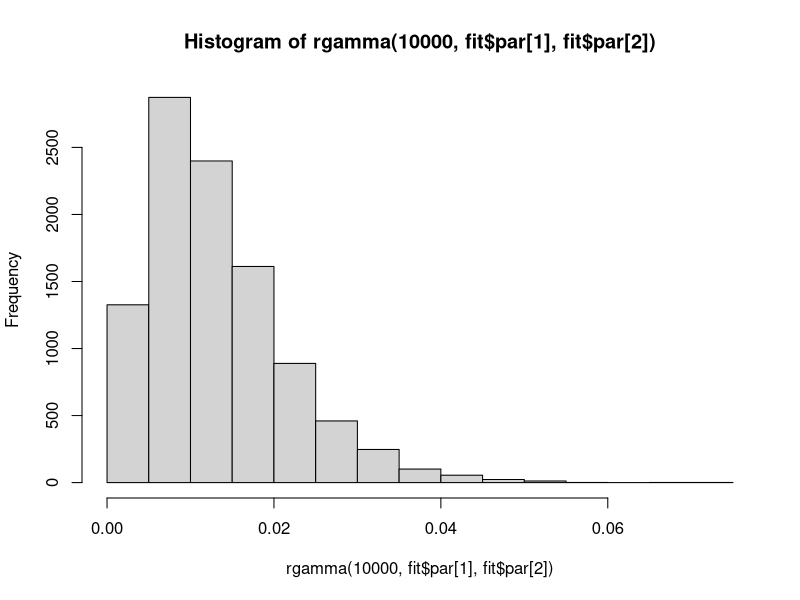

This figure's R source:
##Find equilibrium with optim

# 1.26.2022 updated some input values from IPM_MS, added comments
# 1.26.2022 also rescaled N in Atest to Btest to rescale betaN for better conver-
# gence diagnostics in JAGS

Atest = function(N=10000, betaN=0.01){
  ilogit <- function(x){exp(x)/(1+exp(x))}
  BP <- ilogit(2.2) # assumed mean BP was 0.9
  mean.phi0 <- 0.325 # phi.0 + (1-phi.0)*omegaJ, from cjs and EE
  mean.logit.phi0 <- log(mean.phi0/(1-mean.phi0))
  mean.phiA <- 0.9 # phi.A + (1-phi.A)*omegaA, from cjs and EE
  mean.logit.phiA <- log(mean.phiA/(1-mean.phiA))
  mean.log.F <- -0.47 # log(nest success*clutch size*duckling survival, Kig)
  phi0 <- ilogit(mean.logit.phi0)
  logit.phiA <- mean.logit.phiA - betaN*(N/1000) # rescaling N
  phiA <- ilogit(logit.phiA)
  F <- exp(log(phi0) + mean.log.F - betaN*(N/1000) + log(BP) ) # rescaling N
  phi2 <- phiA
  phi1 <- phi2
  alpha <- 1.95/7.1 # from EE
  
  A <- matrix(c(0, 0, F, F, 
                (1-alpha)*phi1, 0, 0, 0, 
                alpha*phi1, 0, 0, 0, 
                0, phi2, phiA, phiA), ncol = 4, byrow = T)
  
  return( (max(Re(eigen(A)$values))-1)^2 )
}

Btest = function(betaN=0.01, N=12500){
  ilogit <- function(x){exp(x)/(1+exp(x))}
  BP <- ilogit(2.2) # assumed mean BP was 0.9
  mean.phi0 <- 0.325 # phi.0 + (1-phi.0)*omegaJ, from cjs and EE
  mean.logit.phi0 <- log(mean.phi0/(1-mean.phi0))
  mean.phiA <- 0.9 # phi.A + (1-phi.A)*omegaA, from cjs and EE
  mean.logit.phiA <- log(mean.phiA/(1-mean.phiA))
  mean.log.F <- -0.47# log(nest success*clutch size*duckling survival, Kig)
  phi0 <- ilogit(mean.logit.phi0)
  logit.phiA <- mean.logit.phiA - betaN*(N/1000) # rescaling N
  phiA <- ilogit(logit.phiA)
  F <- exp(log(phi0) + mean.log.F - betaN*(N/1000) + log(BP) ) # rescaling N
  phi2 <- phiA
  phi1 <- phi2
  alpha <- 1.95/7.1 # from EE
  
  A <- matrix(c(0, 0, F, F, 
                (1-alpha)*phi1, 0, 0, 0, 
                alpha*phi1, 0, 0, 0, 
                0, phi2, phiA, phiA), ncol = 4, byrow = T)
  
  return( (max(Re(eigen(A)$values))-1)^2 )
}

optimize(f=Atest, interval = c(0, 1e7), betaN = 0.0001)

optimize(f=Btest, interval = c(0, 0.1), N=12500)

##relate this to the EE for the ACP
#high K = 50657 ibb = 50657/2 females = 25328.5
optimize(f=Btest, interval = c(0, 0.1), tol=1e-8, N=25329)$minimum
# [1] 0.008039082
#best K = 25000 ibb = 12500 females
optimize(f=Btest, interval = c(0, 0.1), tol=1e-8, N=12500)$minimum
# [1] 0.01628975
#low K = 10743 ibb = 5371.5 females
optimize(f=Btest, interval = c(0, 0.1), tol=1e-8, N=5372)$minimum
# [1] 0.0379043

##relate this to the EE for the YKD
#high females = 38294
optimize(f=Btest, interval = c(0, 0.1), tol=1e-8, N=38294)$minimum
# [1] 0.005317332
#best  = 19300 females
optimize(f=Btest, interval = c(0, 0.1), tol=1e-8, N=19300)$minimum
# [1] 0.01055036
#low = 8284  females
optimize(f=Btest, interval = c(0, 0.1), tol=1e-8, N=8284)$minimum
# [1] 0.02458014


#now find a distribution that matches the EE
qmatch.gamma <- function(par=c(3,10000), eeq=c(0.1, 0.7, 2.3), qtarget=c(0.1, 0.5, 0.9)){
  qdist <- qgamma(qtarget, shape=par[1], rate=par[2])
  return( sum((10000*(qdist-eeq))^2) )
}

#ACP
fit <- optim(par=c(3, 10000), fn=qmatch.gamma, method="L-BFGS-B", lower=c(1,1), 
             eeq=c(0.008039082, 0.01628975, 0.0379043))
fit
# $par
# [1]   2.5295 124.3611
# 
# $value
# [1] 430.4592
# 
# $counts
# function gradient 
# 58       58 
# 
# $convergence
# [1] 0
# 
# $message
# [1] "CONVERGENCE: REL_REDUCTION_OF_F <= FACTR*EPSMCH"

qgamma(c(0.1, 0.5, 0.9), shape=fit$par[1], rate=fit$par[2])
# [1] 0.006610512 0.017731524 0.037474102
#YKD
fit <- optim(par=c(3, 10000), fn=qmatch.gamma, method="L-BFGS-B", lower=c(1,1), 
             eeq=c(0.005317332, 0.01055036, 0.02458014))
fit
# $par
# [1]   2.562276 193.844387
# 
# $value
# [1] 203.4094
# 
# $counts
# function gradient 
# 78       78 
# 
# $convergence
# [1] 0
# 
# $message
# [1] "CONVERGENCE: REL_REDUCTION_OF_F <= FACTR*EPSMCH"
qgamma(c(0.1, 0.5, 0.9), shape=fit$par[1], rate=fit$par[2])
# [1] 0.004317903 0.011322344 0.023611622
hist(rgamma(10000, fit$par[1], fit$par[2]))
